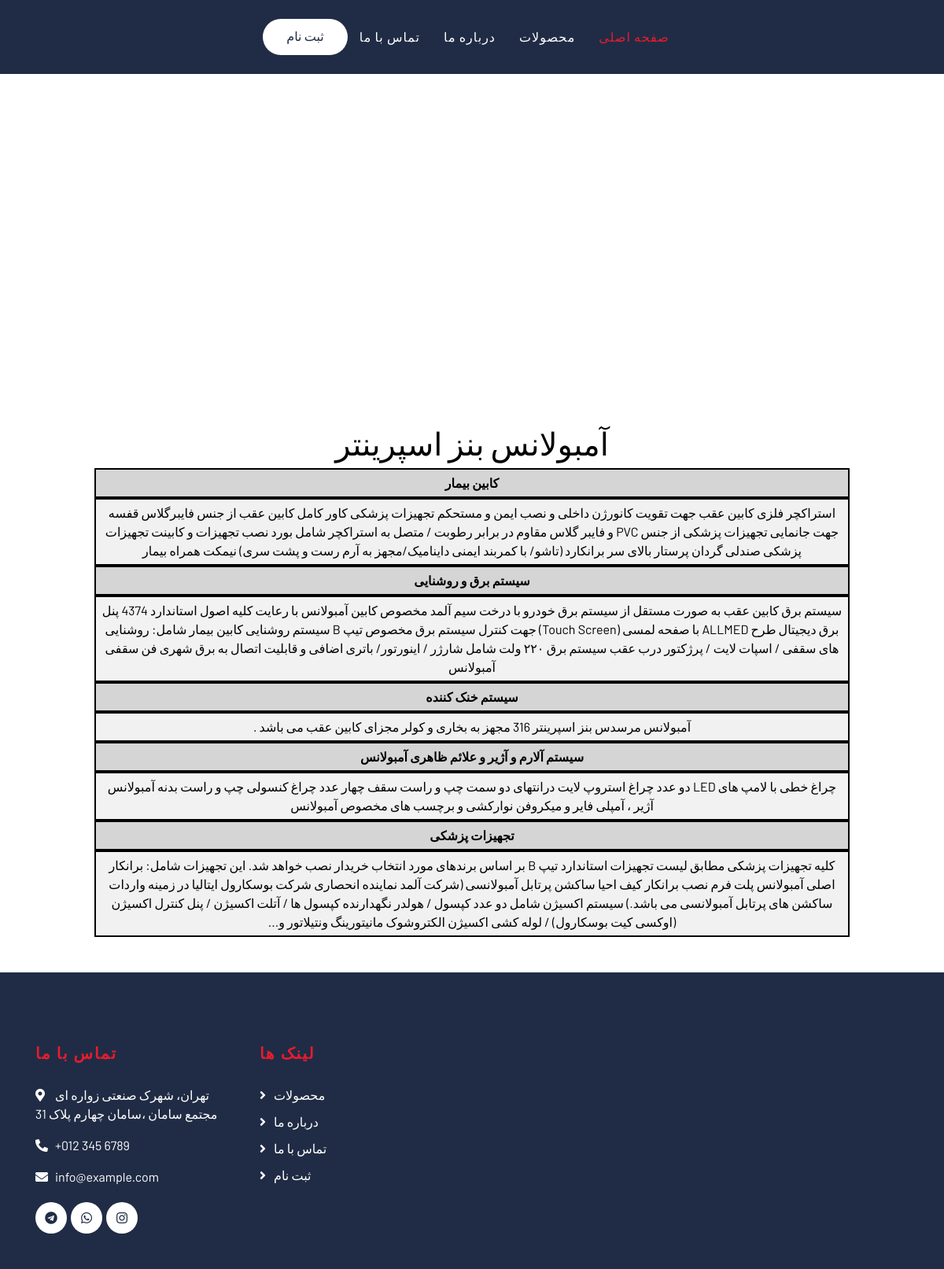
The app's page /ambulance/awd-rwd/ with its own data.
### mainpage/models.py (models this page shows, shortened)
class AmbulanceVehicle(models.Model):
    img = models.ManyToManyField(Image, null=True, blank=True, verbose_name='عکس')
    title = models.ForeignKey(VehicleTitle, on_delete=models.CASCADE, null=True, blank=True,
                              verbose_name='دسته بندی خودرها')
    image_title = models.ImageField(upload_to='media/', null=True, blank=True, verbose_name='عکس اصلی')
    chassis = models.CharField(max_length=100,null=True,blank=True, verbose_name='شاسی')
    chassis_english = models.CharField(max_length=150, verbose_name='شاسی به انگلیسی', null=True, blank=True)
    sick_cabin=models.TextField(null=True,blank=True,verbose_name='کابین بیمار')
    electricity_lighting_system=models.TextField(null=True,blank=True,verbose_name='سیستم برق و روشنایی ')
    cooling_heating_system=models.CharField(max_length=400,null=True,blank=True,verbose_name='سیستم سرمایش و گرمایش ')
    ambulance_signs=models.TextField(null=True,blank=True,verbose_name='سیستم آلارم و آژیر و علائم ظاهری آمبولانس')
    medical_equipment=models.TextField(null=True,blank=True,verbose_name='تجهیزات پزشکی')
    slug = models.SlugField(max_length=400, unique=True, default='', null=False, db_index=True,
                            verbose_name='عنوان در url')
    class Meta:
        verbose_name='خودرو آمبولانس'
        verbose_name_plural='خودرهای آمبولانس'

### mainpage/views.py (the view)
# urls.py: path('ambulance/<slug:slug>/', views.ambulance, name='ambulance_single'),
def ambulance(request,slug):
    ambulance_details = get_object_or_404(AmbulanceVehicle, slug=slug)
    return render(request, 'mainpage/ambulance_details.html', {'ambulance_details': ambulance_details})

### mainpage/templates/mainpage/ambulance_details.html (shortened to what this page needs)
{% extends 'base.html' %}
{% load static %}
{% block carousel %}
    <div class="carousel">
    </div>
{% endblock %}
{% block content %}
    <h1>{{ ambulance_details.chassis }}</h1>
    <table>
        <tr>
            <th>کابین بیمار</th>
            <td>{{ ambulance_details.sick_cabin }}</td>
        </tr>
        <tr>
            <th>سیستم برق و روشنایی</th>
            <td>{{ ambulance_details.electricity_lighting_system }}</td>
        </tr>
        <tr>
            <th>سیستم خنک کننده</th>
            <td>{{ ambulance_details.cooling_heating_system }}</td>
        </tr>
        <tr>
            <th>سیستم آلارم و آژیر و علائم ظاهری آمبولانس</th>
            <td>{{ ambulance_details.ambulance_signs }}</td>
        </tr>
        <tr>
            <th>تجهیزات پزشکی</th>
            <td>{{ ambulance_details.medical_equipment }}</td>
        </tr>
    </table>
{% endblock %}

### mainpage/static/mainpage/style.css (style rules this page uses)
body { color: #444444; font-weight: 400; background: #ffffff; font-family: 'Barlow', sans-serif; }
h1, h2, h3, h4, h5, h6 { color: #202C45; }
.carousel { position: relative; width: 100%; min-height: 400px; background: #ffffff; margin-bottom: 45px; }
html table { direction: rtl; }
table { border-collapse: collapse; width: 80%; margin: auto; }
th, td { padding: 5px; border: 2px solid black; text-align: center; display: inline-block; vertical-align: top; color: black; width: 100%; }
tr:nth-child(even) { background-color: #f2f2f2; }
tr:nth-child(odd) { background-color: #f1f1f1; }
th { background-color: #d5d5d5; }
h1 { text-align: center; color: black; }

### mainpage/templates/mainpage/ambulance_details.html (style rules this page uses)
html table { direction: rtl; }
table { border-collapse: collapse; width: 80%; margin: auto; }
th, td { padding: 5px; border: 2px solid black; text-align: center; display: inline-block; vertical-align: top; color: black; width: 100%; }
tr:nth-child(even) { background-color: #f2f2f2; }
tr:nth-child(odd) { background-color: #f1f1f1; }
th { background-color: #d5d5d5; }
h1 { text-align: center; color: black; }

### records on screen
AmbulanceVehicle: chassis "آمبولانس بنز اسپرینتر", sick_cabin "استراکچر فلزی کابین عقب جهت تقویت کانورژن داخلی و نصب ایمن و مستحکم تجهیزات پزشکی کاور کامل کابین عقب از جنس فایبرگلاس قفسه جهت جانمایی تجهیزات پزشکی از جنس PVC و فایبر گلاس مقاوم در برابر رطوبت / متصل به استراکچر شامل بورد نصب تجهیزات و کابینت تجهیزات پزشکی صندلی گردان پرستار بالای سر برانکارد (تاشو/ با کمربند ایمنی داینامیک/مجهز به آرم رست و پشت سری) نيمكت همراه بيمار", electricity_lighting_system "سیستم برق کابین عقب به صورت مستقل از سیستم برق خودرو با درخت سیم آلمد مخصوص کابین آمبولانس با رعایت کلیه اصول استاندارد 4374 پنل برق دیجیتال طرح ALLMED با صفحه لمسی (Touch Screen) جهت کنترل سیستم برق مخصوص تیپ B سیستم روشنایی کابین بیمار شامل: روشنایی های سقفی / اسپات لایت / پرژکتور درب عقب سیستم برق ۲۲۰ ولت شامل شارژر / اینورتور/ باتری اضافی و قابلیت اتصال به برق شهری فن سقفی آمبولانس", cooling_heating_system "آمبولانس مرسدس بنز اسپرینتر 316 مجهز به بخاری و کولر مجزای کابین عقب می باشد .", ambulance_signs "چراغ خطی با لامپ های LED دو عدد چراغ استروپ لایت درانتهای دو سمت چپ و راست سقف چهار عدد چراغ کنسولی چپ و راست بدنه آمبولانس آژیر ، آمپلی فایر و میکروفن نوارکشی و برچسب های مخصوص آمبولانس", medical_equipment "کلیه تجهیزات پزشکی مطابق لیست تجهیزات استاندارد تیپ B بر اساس برندهای مورد انتخاب خریدار نصب خواهد شد. این تجهیزات شامل: برانکار اصلی آمبولانس پلت فرم نصب برانکار کیف احیا ساکشن پرتابل آمبولانسی (شرکت آلمد نماینده انحصاری شرکت بوسکارول ایتالیا در زمینه واردات ساکشن های پرتابل آمبولانسی می باشد.) سیستم اکسیژن شامل دو عدد کپسول / هولدر نگهدارنده کپسول ها / آتلت اکسیژن / پنل کنترل اکسیژن (اوکسی کیت بوسکارول) / لوله کشی اکسیژن الکتروشوک مانیتورینگ ونتیلاتور و..."
